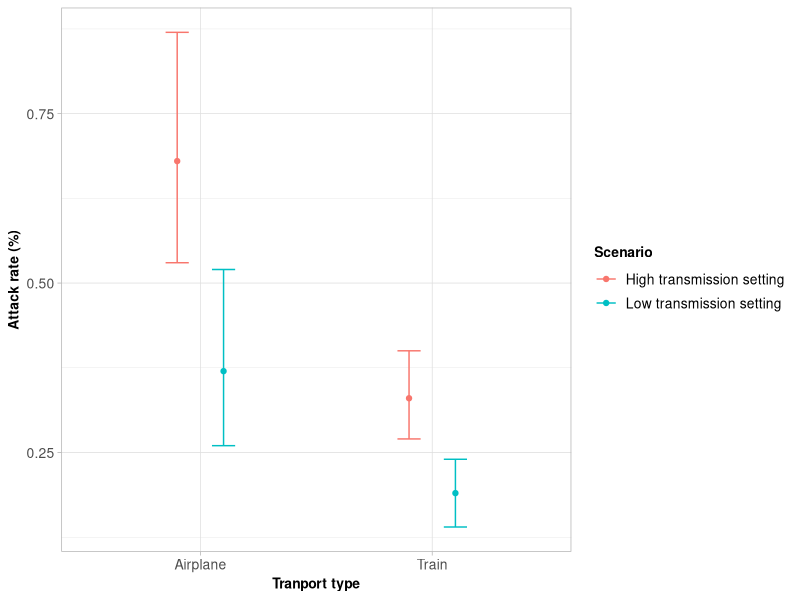

Write R code to recreate this figure.
library(ggplot2)

m <- data.frame(Transport=c("Airplane","Airplane","Train","Train"),
                X = c(0.9,1.1,1.9,2.1),
                Scenario=c("High transmission setting","Low transmission setting",
                           "High transmission setting","Low transmission setting"),
                AR=c(0.68,0.37,0.33,0.19),CI95Lower=c(0.53,0.26,0.27,0.14),CI95Upper=c(0.87,0.52,0.40,0.24))
g <- ggplot(m, aes(x=X, y=AR, color=Scenario)) + 
  geom_errorbar(aes(ymin=CI95Lower, ymax=CI95Upper), width=0.1, size = 0.5) +
  geom_point(size = 1.5) +
  xlab("Tranport type") +
  ylab("Attack rate (%)") +
  scale_x_continuous(breaks = c(1,2), minor_breaks = c(1,2), labels = c("Airplane","Train"), limits = c(0.5,2.5)) +
  theme_light() +
  theme(
    plot.title = element_text(hjust = 0.5, size = 11),
    axis.text = element_text(size = 10),
    axis.title = element_text(size = 10, face="bold"),
    legend.text = element_text(size=10),
    legend.title = element_text(size=10, face="bold"),
    legend.position = "right" #c(0.85, 0.15)
  )
g
